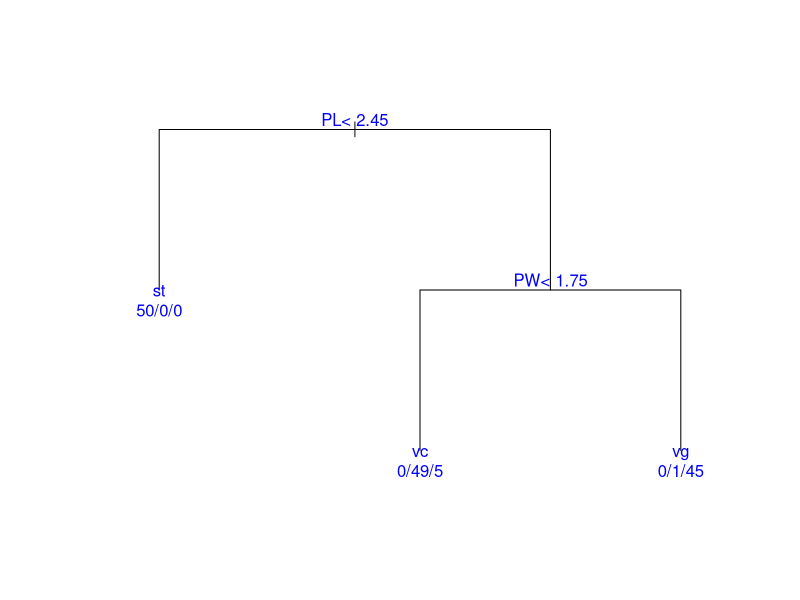
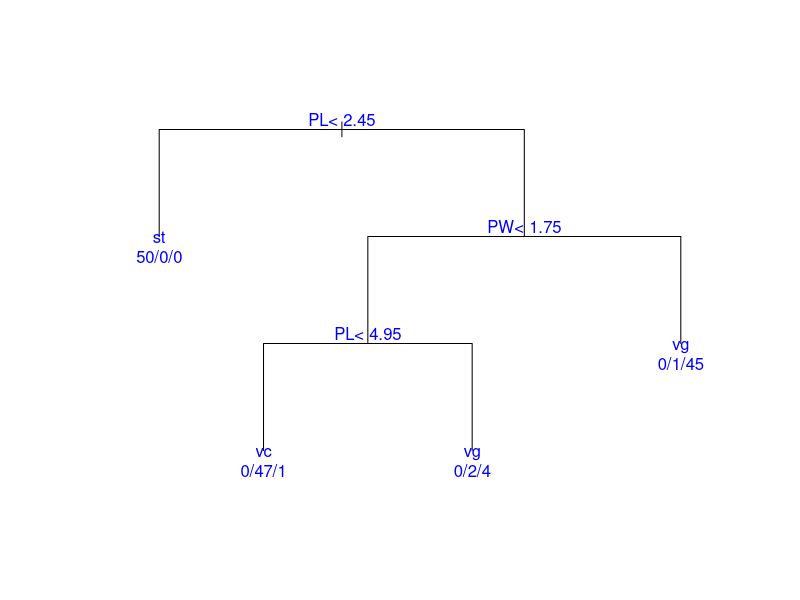

Write R code to recreate these figures, in order.
# 제5장에서 사용한 Fisher의 붓꽃 데이터를 이용하여 분류나무를 구하고자 한다. 
# 다음과 같이 분류나무를 구하시오. 

# 문제에서 제시된 처리

data(iris)
firis <- iris 
head(firis)     # 자료 확인하기 위함 
names(firis) <- c("SL","SW","PL","PW","SP") 
levels(firis$SP) <- c("st","vc","vg")  
head(firis)     # 자료 확인하기 위함 

# rpart 함수를 이용하여 나무모형을 수행한 후, 나무모형의 도형화 결과를 보이고 결과를 해석하시오. 
# 나무모형을 이용하여 분류한 결과와  원래 그룹과의 분류표를 구하고, 오분류율을 구하시오. 

library(rpart)
tree <- rpart(SP ~ ., data = firis)
tree

plot(tree, uniform = TRUE, compress = TRUE, margin = 0.1)
text(tree, use.n = TRUE, col = "blue")

prediction <- predict(tree, newdata = firis, type = "class")

confm_firis <- table(firis$SP, prediction, dnn = c("Actual", "Predicted"))
confm_firis

1 - sum(diag(confm_firis)) / sum(confm_firis)

summary(tree)

# 정지규칙에서 가지를 나누는 최소 자료의 수를 5로 하여 나무모형을 수행하고 앞의 (1)의 결과와 비교하시오

my_control <- rpart.control(minsplit = 5)
new_tree <- rpart(SP ~ ., data = firis, method = "class", control = my_control)
new_tree

plot(new_tree, uniform = TRUE, compress = TRUE, margin = 0.1)
text(new_tree, use.n = TRUE, col = "blue")

new_prediction <- predict(new_tree, newdata = firis, type = "class")

confm_firis2 <- table(firis$SP, new_prediction, dnn = c("Actual", "Predicted"))
confm_firis2

1 - sum(diag(confm_firis2)) / sum(confm_firis2)

summary(new_tree)

# 오분류율이 개선되었다.
